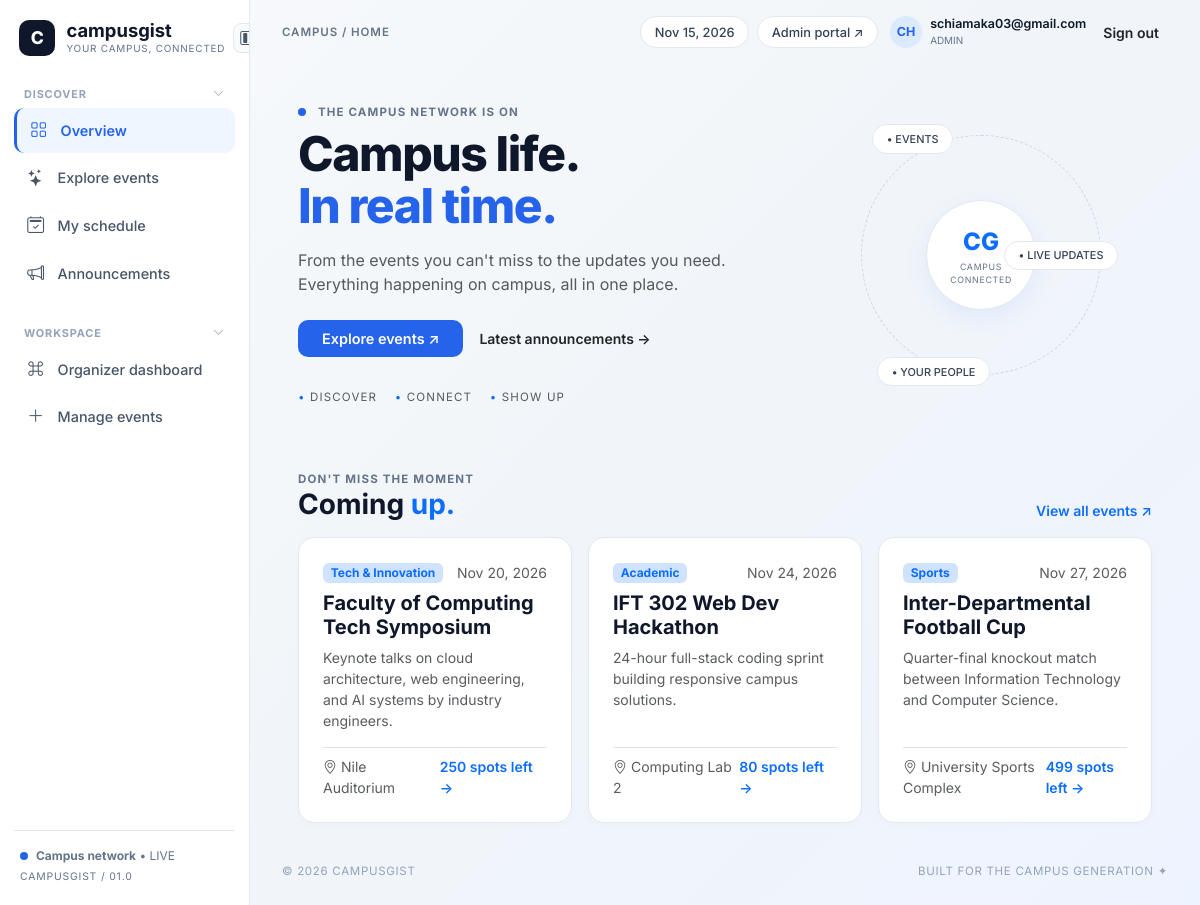
/index.php (signed in), run on the app's committed database.
### tables this page shows
CREATE TABLE `events` (
  `id` int(11) NOT NULL,
  `title` varchar(150) NOT NULL,
  `category` enum('Academic','Tech & Innovation','Sports','Social & Cultural') NOT NULL,
  `description` text NOT NULL,
  `event_date` date NOT NULL,
  `event_time` time NOT NULL,
  `venue` varchar(120) NOT NULL,
  `capacity` int(11) DEFAULT 100,
  `created_at` timestamp NOT NULL DEFAULT current_timestamp()
);

### includes/db_connect.php (called while the page is built, shortened)
<?php
function e($string) {
    return htmlspecialchars((string)$string, ENT_QUOTES, 'UTF-8');
}
?>

### index.php (the view, shortened to what this page needs)
<?php
require_once __DIR__ . '/includes/header.php';
$upcoming_sql = "SELECT e.*, (SELECT COUNT(*) FROM registrations r WHERE r.event_id = e.id) AS registered_count
                 FROM events e ORDER BY e.event_date ASC, e.event_time ASC LIMIT 3";
$upcoming_res = $conn->query($upcoming_sql);
?>
<div class="row align-items-center py-4 gy-4">
    <div class="col-lg-7">
        <div class="eyebrow-text"><span class="live-dot"></span> The Campus Network Is On</div>
        <h1 class="hero-heading mb-3">Campus life.<br><span>In real time.</span></h1>
        <p class="text-muted fs-6 mb-4" style="max-width: 520px;">
            From the events you can't miss to the updates you need. Everything happening on campus, all in one place.
        </p>
        <div class="d-flex align-items-center gap-3 flex-wrap">
            <a href="events.php" class="btn btn-cg-primary px-4 py-2">Explore events &#8599;</a>
            <a href="announcements.php" class="text-decoration-none fw-semibold text-dark small">Latest announcements &rarr;</a>
        </div>
        <div class="mt-4 pt-2 text-muted" style="font-size: 0.72rem; letter-spacing: 0.1em; text-transform: uppercase;">
            <span class="text-primary">&bull;</span> Discover &nbsp;&nbsp;
            <span class="text-primary">&bull;</span> Connect &nbsp;&nbsp;
            <span class="text-primary">&bull;</span> Show Up
        </div>
    </div>
    <div class="col-lg-5 text-center">
        <div class="orbit-graphic">
            <span class="topbar-pill position-absolute" style="top: -12px; left: 10px; font-size: 0.68rem;">&bull; EVENTS</span>
            <span class="topbar-pill position-absolute" style="right: -18px; font-size: 0.68rem;">&bull; LIVE UPDATES</span>
            <span class="topbar-pill position-absolute" style="bottom: -12px; left: 15px; font-size: 0.68rem;">&bull; YOUR PEOPLE</span>
            <div class="orbit-inner">
                <span class="fw-extrabold fs-4 text-primary" style="font-weight: 800;">CG</span>
                <span style="font-size: 0.55rem; letter-spacing: 0.08em; color: #64748b;">CAMPUS<br>CONNECTED</span>
            </div>
        </div>
    </div>
</div>
<div class="mt-4 pt-3">
    <div class="d-flex justify-content-between align-items-end mb-3">
        <div>
            <div class="eyebrow-text mb-0">Don't Miss The Moment</div>
            <h2 class="fw-bold fs-3 mb-0">Coming <span class="text-primary">up.</span></h2>
        </div>
        <a href="events.php" class="text-decoration-none small fw-semibold">View all events &#8599;</a>
    </div>
    <?php if ($upcoming_res && $upcoming_res->num_rows > 0): ?>
        <div class="row g-3">
            <?php while ($ev = $upcoming_res->fetch_assoc()):
                $spots_left = max(0, (int)$ev['capacity'] - (int)$ev['registered_count']);
            ?>
                <div class="col-md-4">
                    <div class="cg-card h-100 d-flex flex-column justify-content-between">
                        <div>
                            <div class="d-flex justify-content-between align-items-center mb-2">
                                <span class="badge bg-primary-subtle text-primary"><?= e($ev['category']) ?></span>
                                <span class="small text-muted"><?= date('M d, Y', strtotime($ev['event_date'])) ?></span>
                            </div>
                            <h5 class="fw-bold mb-2"><?= e($ev['title']) ?></h5>
                            <p class="small text-muted mb-3"><?= e($ev['description']) ?></p>
                        </div>
                        <div class="border-top pt-2 d-flex justify-content-between align-items-center small">
                            <span class="text-muted"><i class="bi bi-geo-alt"></i> <?= e($ev['venue']) ?></span>
                            <?php if ($spots_left <= 0): ?>
                                <span class="badge bg-danger-subtle text-danger">Event Full</span>
                            <?php else: ?>
                                <a href="events.php" class="fw-semibold text-decoration-none"><?= $spots_left ?> spots left &rarr;</a>
                            <?php endif; ?>
                        </div>
                    </div>
                </div>
            <?php endwhile; ?>
        </div>
    <?php else: ?>
        <div class="empty-state-box">
            The next big campus moment starts here. Events will appear as organizers publish them.
        </div>
    <?php endif; ?>
</div>
<?php require_once __DIR__ . '/includes/footer.php'; ?>

### css/style.css (style rules this page uses)
:root { --cg-primary: #2563eb; --cg-primary-hover: #1d4ed8; --cg-dark: #0f172a; --cg-muted: #64748b; --cg-border: #e2e8f0; --cg-bg-start: #f8fafc; --cg-bg-end: #eef4ff; --sidebar-width: 250px; --sidebar-rail-width: 72px; }
body { font-family: 'Inter', -apple-system, BlinkMacSystemFont, "Segoe UI", Roboto, sans-serif; color: var(--cg-dark); background: linear-gradient(135deg, var(--cg-bg-start) 0%, #f1f5f9 50%, var(--cg-bg-end) 100%); min-height: 100vh; margin: 0; }
.live-dot { width: 8px; height: 8px; min-width: 8px; background: var(--cg-primary); border-radius: 50%; display: inline-block; margin-right: 8px; }
.topbar-pill { background: #ffffff; border: 1px solid var(--cg-border); border-radius: 999px; padding: 0.35rem 0.85rem; font-size: 0.8rem; color: #334155; text-decoration: none; font-weight: 500; }
.eyebrow-text { font-size: 0.72rem; font-weight: 700; letter-spacing: 0.1em; color: var(--cg-muted); text-transform: uppercase; margin-bottom: 0.4rem; }
.hero-heading { font-size: clamp(2.1rem, 4vw, 3.3rem); font-weight: 800; letter-spacing: -0.03em; line-height: 1.08; color: var(--cg-dark); }
.hero-heading span { color: var(--cg-primary); }
.cg-card { background: #ffffff; border: 1px solid var(--cg-border); border-radius: 16px; padding: 1.5rem; box-shadow: 0 2px 10px rgba(15, 23, 42, 0.02); }
.btn-cg-primary { background: var(--cg-primary); color: #ffffff; border: none; border-radius: 10px; padding: 0.6rem 1.25rem; font-weight: 600; font-size: 0.9rem; transition: background 0.15s ease; }
.orbit-graphic { width: 240px; height: 240px; border-radius: 50%; border: 1px dashed #cbd5e1; display: flex; align-items: center; justify-content: center; position: relative; margin: 0 auto; }
.orbit-inner { width: 110px; height: 110px; border-radius: 50%; background: #ffffff; border: 1px solid var(--cg-border); box-shadow: 0 8px 24px rgba(37, 99, 235, 0.08); display: flex; flex-direction: column; align-items: center; justify-content: center; text-align: center; }

### data on the page
events: category "Tech & Innovation", event_date "Nov 20, 2026", title "Faculty of Computing Tech Symposium", description "Keynote talks on cloud architecture, web engineering, and AI systems by industry engineers.", venue "Nile Auditorium", capacity "250"
events: category "Academic", event_date "Nov 24, 2026", title "IFT 302 Web Dev Hackathon", description "24-hour full-stack coding sprint building responsive campus solutions.", venue "Computing Lab 2", capacity "80"
events: category "Sports", event_date "Nov 27, 2026", title "Inter-Departmental Football Cup", description "Quarter-final knockout match between Information Technology and Computer Science.", venue "University Sports Complex", spots_left "499"

### other printed values
$page_crumb "HOME"
substr($_SESSION['full_name'], 0, 2) "CH"
$_SESSION['email'] "schiamaka03@gmail.com"
$_SESSION['role'] "ADMIN"
